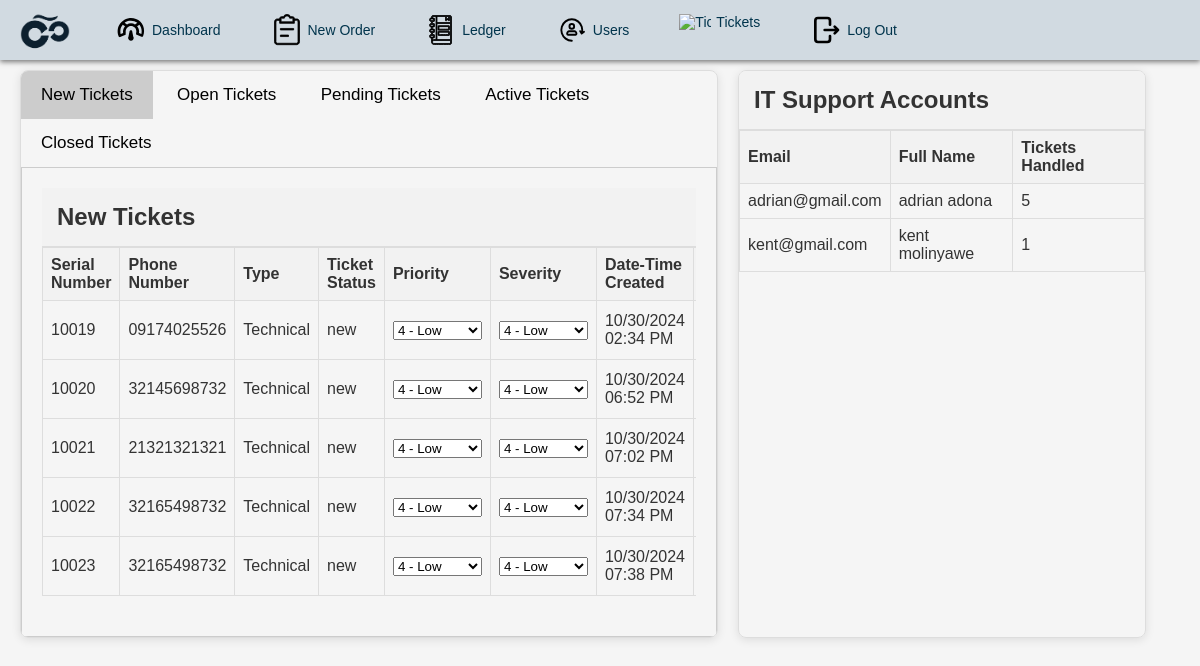
The page /Manage_Ticket/Recieved_Ticket.php on the database its author committed.
### tables this page shows
CREATE TABLE `tickets` (
  `id` int(100) NOT NULL,
  `first_name` varchar(75) NOT NULL,
  `last_name` varchar(75) NOT NULL,
  `user_email` varchar(75) NOT NULL,
  `phone_num` varchar(15) NOT NULL,
  `serial_num` int(100) NOT NULL,
  `type` varchar(25) NOT NULL,
  `description` text NOT NULL,
  `t_status` varchar(25) NOT NULL,
  `assigned_to` varchar(75) NOT NULL,
  `priority` varchar(25) NOT NULL,
  `severity` varchar(25) NOT NULL,
  `escalation` varchar(25) NOT NULL,
  `date_time_created` datetime NOT NULL DEFAULT current_timestamp(),
  `date_time_updated` datetime NOT NULL
);

### Manage_Ticket/tickets/new_tickets.php (the view, shortened to what this page needs)
<?php
$new_tickets_sql = "SELECT id, first_name, last_name, phone_num, serial_num, type, description, t_status,
                    priority, severity, escalation, date_time_created, date_time_updated
                    FROM `tickets` WHERE `t_status` = 'new'";
$new_tickets_result = mysqli_query($conn, $new_tickets_sql);
function formatDateTime($dateTime) {
    $date = new DateTime($dateTime);
    return $date->format('m/d/Y h:i A');
}
?>
<!DOCTYPE html>
<html lang="en">
<head>
</head>
<body>
    <h2>New Tickets</h2>
    <div class="table-container">
        <table class="ticket-table">
            <thead>
                <tr>
                    <th>Serial Number</th>
                    <th>Phone Number</th>
                    <th>Type</th>
                    <th>Ticket Status</th>
                    <th>Priority</th>
                    <th>Severity</th>
                    <th>Date-Time Created</th>
                    <th>Actions</th>
                </tr>
            </thead>
            <tbody>
                <?php if (mysqli_num_rows($new_tickets_result) > 0): ?>
                    <?php while ($row = mysqli_fetch_assoc($new_tickets_result)): ?>
                        <tr data-ticket-id="<?php echo htmlspecialchars($row['id']); ?>">
                            <td class="serial-num"><?php echo htmlspecialchars($row['serial_num']); ?></td>
                            <td class="phone-num"><?php echo htmlspecialchars($row['phone_num']); ?></td>
                            <td class="type"><?php echo htmlspecialchars($row['type']); ?></td>
                            <td class="t-status"><?php echo htmlspecialchars($row['t_status']); ?></td>
                            <td>
                                <select id="priority-<?php echo $row['id']; ?>">
                                    <option value="4" <?php echo $row['priority'] == 4 ? 'selected' : ''; ?>>4 - Low</option>
                                </select>
                            </td>
                            <td>
                                <select id="severity-<?php echo $row['id']; ?>">
                                    <option value="4" <?php echo $row['severity'] == 4 ? 'selected' : ''; ?>>4 - Low</option>
                                </select>
                            </td>
                            <td><?php echo formatDateTime($row['date_time_created']); ?></td>
                            <td>
                            </td>
                        </tr>
                    <?php endwhile; ?>
                <?php else: ?>
                    <tr>
                        <td colspan="11">No new tickets found.</td>
                    </tr>
                <?php endif; ?>
            </tbody>
        </table>
    </div>
</body>
</html>

### styles/styles.css (style rules this page uses)
body { font-family: Arial, sans-serif; margin: 0; padding: 0; background-color: #f5f5f5; color: #333; }
h1, h2, h3 { margin: 0; }

### body/admin/top-nav.php (style rules this page uses)
body { font-family: Arial, sans-serif; margin: 0; padding: 0; display: flex; flex-direction: column; }

### Manage_Ticket/tickets/new_tickets.php (style rules this page uses)
.table-container { overflow-x: auto; width: 100%; }
.ticket-table { width: 100%; border-collapse: collapse; }
th, td { padding: 8px; border: 1px solid #ccc; }

### Manage_Ticket/tickets/open_tickets.php (style rules this page uses)
.table-container { overflow-x: auto; max-width: 100%; }
table { width: 100%; border-collapse: collapse; }
th, td { padding: 10px; border: 1px solid #ddd; text-align: left; }
th { background-color: #f2f2f2; }

### Manage_Ticket/tickets/pending_tickets.php (style rules this page uses)
.ticket-table { border-collapse: collapse; width: 100%; }
.ticket-table th, .ticket-table td { border: 1px solid #ddd; padding: 8px; text-align: left; }

### Manage_Ticket/tickets/active_tickets.php (style rules this page uses)
.ticket-table { border-collapse: collapse; width: 100%; min-width: 600px; }
.ticket-table th, .ticket-table td { border: 1px solid #ddd; padding: 8px; text-align: left; }
.ticket-table th { background-color: #f2f2f2; }

### Manage_Ticket/tickets/closed_tickets.php (style rules this page uses)
.ticket-table { border-collapse: collapse; width: 100%; }
.ticket-table th, .ticket-table td { border: 1px solid #ddd; padding: 8px; text-align: left; }

### Manage_Ticket/Recieved_Ticket.php (style rules this page uses)
.ticket-table, .account-table { width: 100%; border-collapse: collapse; margin-bottom: 20px; }
.ticket-table th, .ticket-table td, .account-table th, .account-table td { border: 1px solid #ddd; padding: 8px; text-align: left; }
.ticket-table th, .account-table th { background-color: #f2f2f2; }
h2 { padding: 15px; margin: 0; background-color: #f2f2f2; border-bottom: 1px solid #ddd; }

### rows shown on the page
tickets: serial_num "10019", phone_num "09174025526", type "Technical", t_status "new", id "4 - Low", date_time_created "10/30/2024 02:34 PM"
tickets: serial_num "10020", phone_num "32145698732", type "Technical", t_status "new", id "4 - Low", date_time_created "10/30/2024 06:52 PM"
tickets: serial_num "10021", phone_num "21321321321", type "Technical", t_status "new", id "4 - Low", date_time_created "10/30/2024 07:02 PM"
tickets: serial_num "10022", phone_num "32165498732", type "Technical", t_status "new", id "4 - Low", date_time_created "10/30/2024 07:34 PM"
tickets: serial_num "10023", phone_num "32165498732", type "Technical", t_status "new", id "4 - Low", date_time_created "10/30/2024 07:38 PM"

### other values the page prints
$row['email'] "adrian@gmail.com"
$row['first_name'] "adrian"
$row['last_name'] "adona"
$row['ticket_count'] "5"
$row['email'] "kent@gmail.com"
$row['first_name'] "kent"
$row['last_name'] "molinyawe"
$row['ticket_count'] "1"
